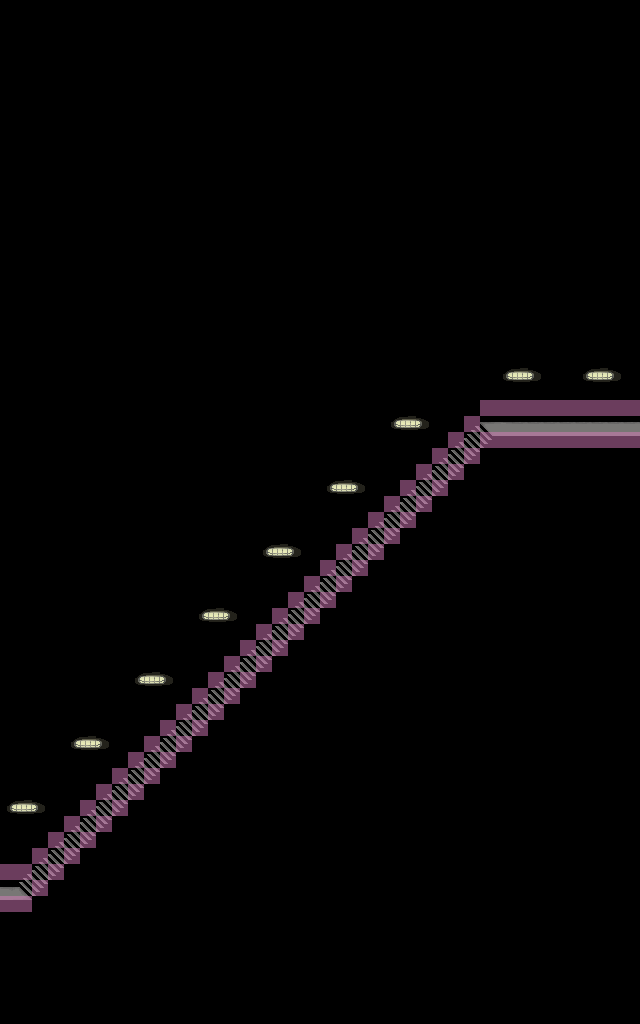

Tiled map render using the project's own tile images. Description and the map definition, with tile-layer contents summarised, below:
An orthogonal 40x64 tile map with 16x16 px tiles, 4 tile layers (floor, props, props2, collision).

<map version="1.10" tiledversion="1.11.0" orientation="orthogonal" renderorder="right-down" width="40" height="64" tilewidth="16" tileheight="16" infinite="0" nextlayerid="5" nextobjectid="1">
 <properties>
  <property name="clamp_camera" type="bool" value="true" />
  <property name="edges">{
	"left": {
		"type": "warp",
		"map": "back_room/back_room_entrance.tmx",
		"pos": { 
			"x": 19, 
			"y": 12
		},
		"transition": {
			"type": "fade",
			"speed": 2,
			"reset_music": true
		}
	},
	"right": {
		"type": "warp",
		"map": "overgrown_tower.tmx",
		"pos": { 
			"x": 14, 
			"y": 3
		},
		"transition": {
			"type": "fade",
			"speed": 2
		}
	}
}</property>
  <property name="music" value="res/audio/music/quieter.ogg" />
  <property name="music_speed" type="float" value="0.1" />
  <property name="music_volume" type="float" value="1" />
  <property name="tint" value="0,0,0,127" />
 </properties>
 <tileset firstgid="1" source="../tilesets/worn_tiles.tsx" />
 <layer id="1" name="floor" width="40" height="64">
  <data>[2560 cells, 115 non-empty, 18 distinct tile ids]</data>
 </layer>
 <layer id="3" name="props" width="40" height="64">
  <data>[2560 cells, 27 non-empty, 3 distinct tile ids]</data>
 </layer>
 <layer id="4" name="props2" width="40" height="64">
  <data>[2560 cells, 27 non-empty, 3 distinct tile ids]</data>
 </layer>
 <layer id="2" name="collision" width="40" height="64" opacity="0.5">
  <properties>
   <property name="draw" type="bool" value="false" />
  </properties>
  <data>[2560 cells, 80 non-empty, 1 distinct tile ids]</data>
 </layer>
</map>
